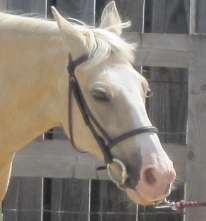
#> input picture Images/Chapter3/Input/Horse.png, 206 x 221 px, found by its file name
$ python HistogramEqualization.py
#> lines starting #> are read from the running program, lines starting #| are printed output that depends on the picture
### PythonWorkSpace5Edition/Modules/ImageUtilities.py
'''
Feature Extraction and Image Processing
Mark S. Nixon & Alberto S. Aguado
http://www.southampton.ac.uk/~msn/book/
ImageUtilities: Helper module to support image read, create, show and write
                Uses PIL and numpy to work with arrays containing image data
'''

# Image load by using PIL
from PIL import Image

# Array to store image data
from numpy import array, zeros, amax, amin, clip

# Show an image
from matplotlib.pyplot import imshow
import matplotlib.pyplot as plt

# Read an image returning an array with 3 color components
# [18 lines left out: functions imageReadRGB, imageReadRGBF, not called in this run]

# Read an image returning an array with 1 component
def imageReadL(fileName):
    inputImage = Image.open(fileName)
#> inputImage is the input picture: PIL image 206x221 RGB; mean R, G, B 134.5, 126.5, 116.8
    width, height = inputImage.size
#> width = 206; height = 221

    inputArray = array(inputImage)
    outputArray = zeros((height, width), dtype='uint8')

    if inputImage.mode == 'L':

        # Combine pixel values, for each row and column
        for y in range(0, height):
            for x in range(0, width):
                outputArray[y,x] = inputArray[y,x]

    else:

        # Combine pixel values, for each row and column
        for y in range(0, height):
            for x in range(0, width):
                rgb = inputArray[y,x]
                outputArray[y,x] = (int(rgb[0]) + int(rgb[1]) + int(rgb[2])) / 3
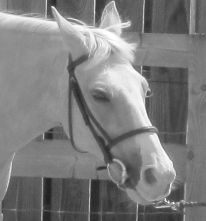
#> outputArray: shape (221, 206); min 30, max 255, mean 125.6

    return outputArray, width, height

# Save a image containing float as a gray level image
# [37 lines left out: functions imageSaveF, imageSaveL, imageSaveRGB, createImageRGB, not called in this run]

# Create a zero array with a color components
def createImageL(width, height):
    outputArray = zeros((height, width), dtype='uint8')

    return outputArray

# Create a zero array two float components
# [92 lines left out: functions createImageUV, createImage2I, createImageF, createImageNF, createImageFromDataF, createScaleImageL and 3 more, not called in this run]

# Create a 1D array of integers
def createVectorI(width):
    outputArray = zeros(width, dtype='int')

    return outputArray

# Show an array containing image data
# [4 lines left out: function showImageRGB, not called in this run]

# Show an array containing image data
def showImageL(image):
    # Create output and show
    outputImage = Image.fromarray(image, 'L')
    outputImage.show()

# Show an array containing image data
# [76 lines left out: functions showImageF, plotImageRGB, plotImageRGBF, plotImageL, plotImageF, not called in this run]

### Modules/ImageOperatorsUtilities.py
'''
Feature Extraction and Image Processing
Mark S. Nixon & Alberto S. Aguado
http://www.southampton.ac.uk/~msn/book/
ImageOperatorsUtilities: Helper module to process an image
'''

# Images
from ImageUtilities import createImageF, createImageL, createVectorI
from ConvolutionUtilities import createGaussianKernel, createSobelKernel, applyKernelF, applyKernelMA

# Array to store image data
from numpy import amax

# Math
from math import log, pi, sin, cos

# Iteration
from timeit import itertools

# Create a log of an array containing float data
# [16 lines left out: function imageLogF, not called in this run]

# Compute the histogram of an image
def computeHistogram(inputImage):
    height = len(inputImage)
    width = len(inputImage[0])

    # Vector of integers values to store the number of times a pixel value is repeated
    outputHistogram = createVectorI(256)

    # Get the number of times a pixel value is found in the image
    for x,y in itertools.product(range(0, width), range(0, height)):
        pixelValue = inputImage[y,x]
        outputHistogram[pixelValue] += 1

    return outputHistogram

# Return byte thresholded image
# [150 lines left out: functions thresholdImage, applyCannyEdgeDetector, not called in this run]

### PythonWorkSpace5Edition/Modules/PlotUtilities.py
'''
Feature Extraction and Image Processing
Mark S. Nixon & Alberto S. Aguado
http://www.southampton.ac.uk/~msn/book/
PlotUtilities: Helper module to show plots of image data
          Uses numpy  and matplotlib to work with arrays and plots
'''

# Math functions
import math

# Array to store data
import numpy as np

# Array to store image data
from numpy import zeros

# Plot functions
import matplotlib.pyplot as plt
import matplotlib.ticker as ticker

# Two alternative ways to import Axes3D.
import importlib
importlib.import_module('mpl_toolkits.mplot3d').Axes3D
#from mpl_toolkits.mplot3d import Axes3D

# Plot a histogram of data
def plotHistogram(data, plotRange = [0, 0], barSepartion = 1, figureSize = (5,3)):

    width = len(data)
    x = np.linspace(0, width-1, width)

    # Create figure
    plt.rcParams["figure.figsize"] = figureSize
    fig = plt.figure()
    axes = fig.gca()
    axes.bar(x, data, barSepartion)

    axes.spines['top'].set_visible(False)
    axes.spines['right'].set_visible(False)

    plt.rcParams.update()

    if plotRange[0] != 0 or plotRange[1] != 0:
        axes.set_ylim([plotRange[0], plotRange[1]])

    plt.show()

# Plot a histogram of data
# [311 lines left out: functions plotCurve, plot2Curves, plotCurves, plotCurveXY, plot3DColorHistogram, plot3DHistogram and 4 more, not called in this run]

### PythonWorkSpace5Edition/ExamplesPython_3.12.8/Chapter3/HistogramEqualization.py
'''
Feature Extraction and Image Processing
Mark S. Nixon & Alberto S. Aguado
http://www.southampton.ac.uk/~msn/book/
Chapter 3
HistogramEqualization: Adjust the intensity of an image according to its histogram
'''

# Set up modules path
# It can also be set in sys variables
import os
import sys
sys.path.append(os.path.join(os.path.dirname(__file__), "../../Modules"))

# Module functions
from ImageUtilities import imageReadL, showImageL, createImageL, createVectorI
from PlotUtilities import plotHistogram
from ImageOperatorsUtilities import computeHistogram

# Iteration
from timeit import itertools

'''
Parameters:
    pathToDir = Input image directory
    imageName = Input image name
'''
pathToDir = os.path.join(os.path.dirname(__file__), "../../Images/Chapter3/Input/")
imageName = "Horse.png"

# Read image into array
inputImage, width, height  = imageReadL(pathToDir + imageName)
#> width = 206; height = 221

# Show input image
showImageL(inputImage)

# Compute histogram of the input image
inputHistogram = computeHistogram(inputImage)
#> in computeHistogram, `width = len(inputImage[0])`: width = 206
#> the loop in computeHistogram, `for x,y in itertools.product(range(0, width), range(0, height)):` made 45526 passes
#> pixelValue on passes 1 to 3: 144, 143, 146
#> after the loop in computeHistogram, `for x,y in itertools.product(range(0, width), range(0, height)):`: outputHistogram = 256 values, max 919 at index 141, min 0 at index 0, mean 177.8
#> inputHistogram has the same summary as outputHistogram in computeHistogram

# Vector of integers values to store the number of times a pixel value is repeated
accumulateHistogram = createVectorI(256)

# Create images to store the result
outputImage = createImageL(width, height)
#> outputImage: shape (221, 206); every value is 0

# Distribute the values of the input histogram into the output histogram
sumLevels = 0.0
normalization = float(width * height) / 256
#> normalization = 177.8
for level in range(0, 256):
    sumLevels += inputHistogram[level]
    accumulateHistogram[level] = sumLevels / normalization
#> this loop made 256 passes
#> sumLevels on passes 1 to 3: 0, 0, 0
#> after the loop, accumulateHistogram = 256 values from 0 to 256; sumLevels = 45526

# Set the pixels in the output image according to the accumulate histogram
for x,y in itertools.product(range(0, width), range(0, height)):
    outputImage[y,x] = accumulateHistogram[inputImage[y,x]]
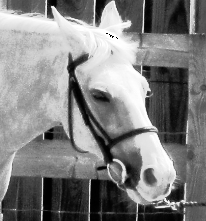
#> outputImage: shape (221, 206); min 0, max 255, mean 128.6

# Compute histogram of the output image
outputHistogram = computeHistogram(outputImage)
#> the loop in computeHistogram (call 2), `for x,y in itertools.product(range(0, width), range(0, height)):` made 45526 passes
#> pixelValue on passes 1 to 3: 198, 194, 204
#> outputHistogram = 256 values, max 919 at index 185, min 0 at index 14, mean 177.8

# Show output image
showImageL(outputImage)

# Plot histograms
plotHistogram(inputHistogram)
#> in plotHistogram, `width = len(data)`: width = 256
#> in plotHistogram, `plt.show()`:
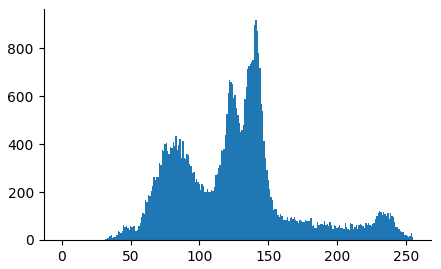
#> figure drawn by matplotlib, 1 panel; tallest bar 919 high, from x = 140.5 to 141.5
plotHistogram(outputHistogram)
#> call 2 of plotHistogram, with data = array of shape (256,), barSepartion = 1, figureSize = (5, 3)
#> in plotHistogram (call 2), `plt.show()`:
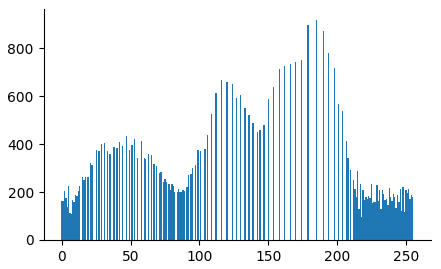
#> figure drawn by matplotlib, 1 panel; tallest bar 919 high, from x = 184.5 to 185.5

$ run again, with Images/Chapter3/Input/Giraffe.png copied over Images/Chapter3/Input/Horse.png
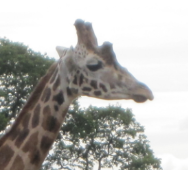
#> input picture Images/Chapter3/Input/Giraffe.png, 188 x 170 px, found by its file name
#> in imageReadL, inputImage is the input picture: PIL image 188x170 RGB; mean R, G, B 179, 177.8, 174.1
#> `inputImage, width, height  = imageReadL(pathToDir + imageName)`: width = 188; height = 170
#> in computeHistogram, `width = len(inputImage[0])`: width = 188
#> the loop in computeHistogram, `for x,y in itertools.product(range(0, width), range(0, height)):` made 31960 passes
#> pixelValue on passes 1 to 3: 255, 255, 255
#> after the loop in computeHistogram, `for x,y in itertools.product(range(0, width), range(0, height)):`: outputHistogram = 256 values, max 5621 at index 255, min 0 at index 0, mean 124.8
#> inputHistogram has the same summary as outputHistogram in computeHistogram
#> normalization = 124.8
#> the loop `for level in range(0, 256):` made 256 passes
#> sumLevels on passes 1 to 3: 0, 0, 0
#> after the loop `for level in range(0, 256):`: accumulateHistogram = 256 values from 0 to 256; sumLevels = 31960
#> after the loop `for x,y in itertools.product(range(0, width), range(0, height)):`:
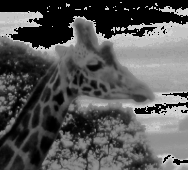
#> outputImage: shape (170, 188); min 0, max 210, mean 87.9
#> the loop in computeHistogram (call 2), `for x,y in itertools.product(range(0, width), range(0, height)):` made 31960 passes
#> `outputHistogram = computeHistogram(outputImage)`: outputHistogram = 256 values, max 5745 at index 0, min 0 at index 13, mean 124.8
#> in plotHistogram, `width = len(data)`: width = 256
#> in plotHistogram (call 2), `plt.show()`:
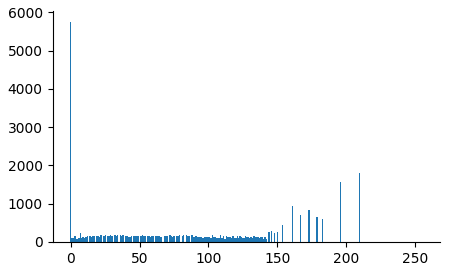
#> figure drawn by matplotlib, 1 panel; tallest bar 5745 high, from x = -0.5 to 0.5

$ run again, with Images/Chapter3/Input/Logs.png copied over Images/Chapter3/Input/Horse.png
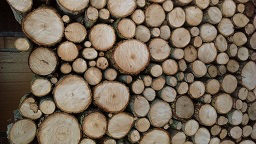
#> input picture Images/Chapter3/Input/Logs.png, 256 x 144 px, found by its file name
#> in imageReadL, inputImage is the input picture: PIL image 256x144 RGBA; mean R, G, B, A 118.7, 104, 87.6, 255
#> `inputImage, width, height  = imageReadL(pathToDir + imageName)`: width = 256; height = 144
#> in computeHistogram, `width = len(inputImage[0])`: width = 256
#> the loop in computeHistogram, `for x,y in itertools.product(range(0, width), range(0, height)):` made 36864 passes
#> pixelValue on passes 1 to 3: 7, 6, 6
#> after the loop in computeHistogram, `for x,y in itertools.product(range(0, width), range(0, height)):`: outputHistogram = 256 values, max 441 at index 152, min 0 at index 205, mean 144
#> inputHistogram has the same summary as outputHistogram in computeHistogram
#> normalization = 144
#> the loop `for level in range(0, 256):` made 256 passes
#> sumLevels on passes 1 to 3: 10, 45, 103
#> after the loop `for level in range(0, 256):`: accumulateHistogram = 256 values from 0 to 256; sumLevels = 36864
#> after the loop `for x,y in itertools.product(range(0, width), range(0, height)):`:
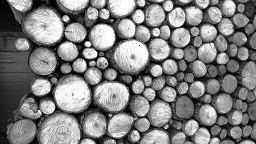
#> outputImage: shape (144, 256); min 0, max 255, mean 128.3
#> the loop in computeHistogram (call 2), `for x,y in itertools.product(range(0, width), range(0, height)):` made 36864 passes
#> pixelValue on passes 1 to 3: 8, 7, 7
#> `outputHistogram = computeHistogram(outputImage)`: outputHistogram = 256 values, max 441 at index 200, min 0 at index 1, mean 144
#> in plotHistogram, `width = len(data)`: width = 256
#> in plotHistogram (call 2), `plt.show()`:
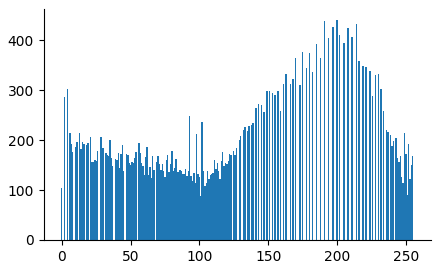
#> figure drawn by matplotlib, 1 panel; tallest bar 441 high, from x = 199.5 to 200.5
